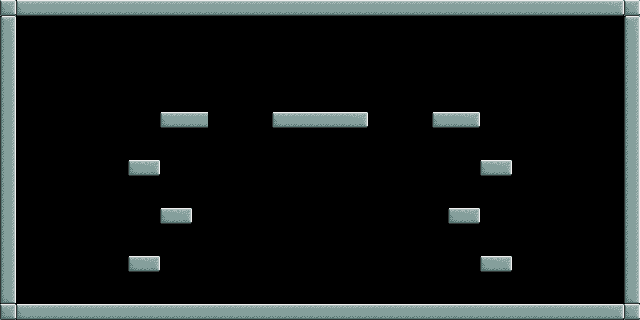

Tiled map render using the project's own tile images. Description and the whole map definition, tile-layer contents included, below:
An orthogonal 40x20 tile map with 16x16 px tiles, 1 tile layer (Tiles) and 5 objects (3x Coin, Start, End).

<map version="1.0" orientation="orthogonal" width="40" height="20" tilewidth="16" tileheight="16">
 <tileset firstgid="1" source="../images/tiles.tsx" />
 <layer name="Tiles" width="40" height="20">
  <data encoding="csv">
9,2,3,3,3,3,3,3,3,3,3,3,3,3,3,3,3,3,3,3,3,3,3,3,3,3,3,3,3,3,3,3,3,3,3,3,3,3,4,9,
5,0,0,0,0,0,0,0,0,0,0,0,0,0,0,0,0,0,0,0,0,0,0,0,0,0,0,0,0,0,0,0,0,0,0,0,0,0,0,5,
13,0,0,0,0,0,0,0,0,0,0,0,0,0,0,0,0,0,0,0,0,0,0,0,0,0,0,0,0,0,0,0,0,0,0,0,0,0,0,13,
13,0,0,0,0,0,0,0,0,0,0,0,0,0,0,0,0,0,0,0,0,0,0,0,0,0,0,0,0,0,0,0,0,0,0,0,0,0,0,13,
13,0,0,0,0,0,0,0,0,0,0,0,0,0,0,0,0,0,0,0,0,0,0,0,0,0,0,0,0,0,0,0,0,0,0,0,0,0,0,13,
13,0,0,0,0,0,0,0,0,0,0,0,0,0,0,0,0,0,0,0,0,0,0,0,0,0,0,0,0,0,0,0,0,0,0,0,0,0,0,13,
13,0,0,0,0,0,0,0,0,0,0,0,0,0,0,0,0,0,0,0,0,0,0,0,0,0,0,0,0,0,0,0,0,0,0,0,0,0,0,13,
13,0,0,0,0,0,0,0,0,0,2,3,3,0,0,0,0,2,3,3,3,3,4,0,0,0,0,2,3,4,0,0,0,0,0,0,0,0,0,13,
13,0,0,0,0,0,0,0,0,0,0,0,0,0,0,0,0,0,0,0,0,0,0,0,0,0,0,0,0,0,0,0,0,0,0,0,0,0,0,13,
13,0,0,0,0,0,0,0,0,0,0,0,0,0,0,0,0,0,0,0,0,0,0,0,0,0,0,0,0,0,0,0,0,0,0,0,0,0,0,13,
13,0,0,0,0,0,0,0,2,4,0,0,0,0,0,0,0,0,0,0,0,0,0,0,0,0,0,0,0,0,2,4,0,0,0,0,0,0,0,13,
13,0,0,0,0,0,0,0,0,0,0,0,0,0,0,0,0,0,0,0,0,0,0,0,0,0,0,0,0,0,0,0,0,0,0,0,0,0,0,13,
13,0,0,0,0,0,0,0,0,0,0,0,0,0,0,0,0,0,0,0,0,0,0,0,0,0,0,0,0,0,0,0,0,0,0,0,0,0,0,13,
13,0,0,0,0,0,0,0,0,0,2,4,0,0,0,0,0,0,0,0,0,0,0,0,0,0,0,0,2,4,0,0,0,0,0,0,0,0,0,13,
13,0,0,0,0,0,0,0,0,0,0,0,0,0,0,0,0,0,0,0,0,0,0,0,0,0,0,0,0,0,0,0,0,0,0,0,0,0,0,13,
13,0,0,0,0,0,0,0,0,0,0,0,0,0,0,0,0,0,0,0,0,0,0,0,0,0,0,0,0,0,0,0,0,0,0,0,0,0,0,13,
13,0,0,0,0,0,0,0,2,4,0,0,0,0,0,0,0,0,0,0,0,0,0,0,0,0,0,0,0,0,2,4,0,0,0,0,0,0,0,13,
13,0,0,0,0,0,0,0,0,0,0,0,0,0,0,0,0,0,0,0,0,0,0,0,0,0,0,0,0,0,0,0,0,0,0,0,0,0,0,13,
21,0,0,0,0,0,0,0,0,0,0,0,0,0,0,0,0,0,0,0,0,0,0,0,0,0,0,0,0,0,0,0,0,0,0,0,0,0,0,21,
9,2,3,3,3,3,3,3,3,3,3,3,3,3,3,3,3,3,3,3,3,3,3,3,3,3,3,3,3,3,3,3,3,3,3,3,3,3,4,9
</data>
 </layer>
 <objectgroup name="" width="40" height="20">
  <object type="Start" gid="29" x="592" y="288" />
  <object type="End" gid="30" x="16" y="288" />
  <object type="Coin" gid="40" x="288" y="208" />
  <object type="Coin" gid="40" x="464" y="80" />
  <object type="Coin" gid="40" x="160" y="80" />
 </objectgroup>
</map>
